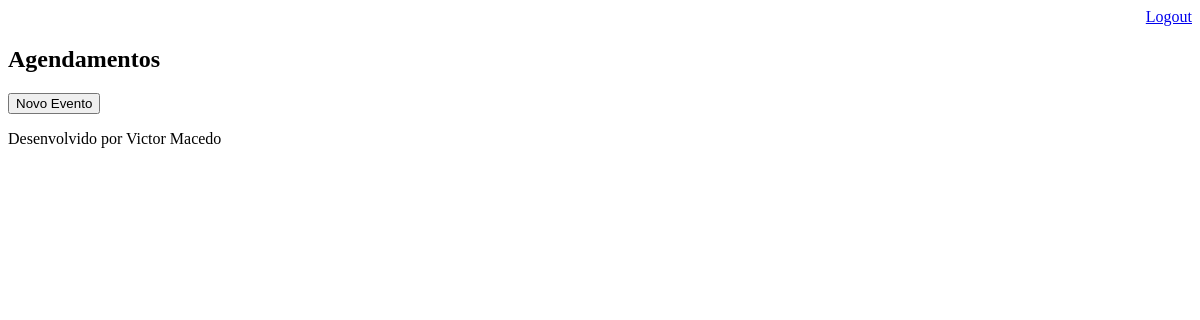
Before: /agenda/ (signed in) with the older database file.
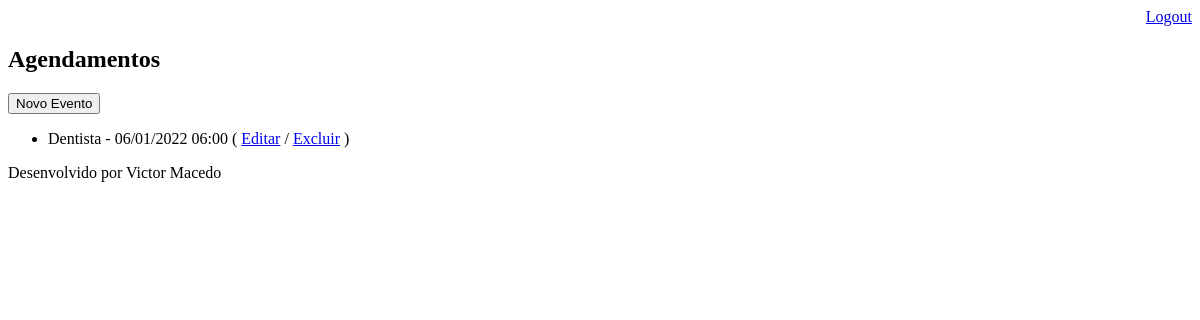
After: the same page with the newer database file.
### core/models.py (models this page shows, shortened)
class Evento(models.Model):
    titulo = models.CharField(max_length=100)
    descricao = models.TextField(blank=True, null=True)
    data_evento = models.DateTimeField(verbose_name='Data do Evento')
    data_criacao = models.DateTimeField(auto_now=True, verbose_name='Data da Criação')
    usuario = models.ForeignKey(User, on_delete=models.CASCADE)
    class Meta:
        db_table = 'evento'
    def get_data_criacao(self):
        return self.data_evento.strftime('%d/%m/%Y %H:%M')
    def get_evento_atrasado(self):
        if self.data_evento < datetime.now():
            return True
        else:
            return False

### core/views.py (the view)
# urls.py: path('agenda/', views.lista_eventos),
@login_required(login_url='/login/')
def lista_eventos(request):
    user = request.user
    data_atual = datetime.now() - timedelta(hours=1)
    evento = Evento.objects.filter(usuario=user, data_evento__gt=data_atual)
    dados = {'eventos': evento}
    return render(request, 'agenda.html', dados)

### templates/agenda.html
{% extends "model-page.html" %}
{% block content %}
<h2>Agendamentos</h2>
<a href="evento/">
    <button type="button">Novo Evento</button>
</a>
<ul>
    {% for evento in eventos %}
    <li>
        <div style="{% if evento.get_evento_atrasado %} color:red {% endif %}" >
            {{evento.titulo}} - {{evento.get_data_criacao}}
            ( <a href="evento/?id={{evento.id}}">Editar</a> / <a href="evento/delete/{{ evento.id }}">Excluir</a> )
        </div>
    </li>
    {% endfor %}
</ul>
{% endblock %}

Changed rows visible on the page:
added Evento: titulo "Dentista", get_data_criacao "06/01/2022 06:00"
